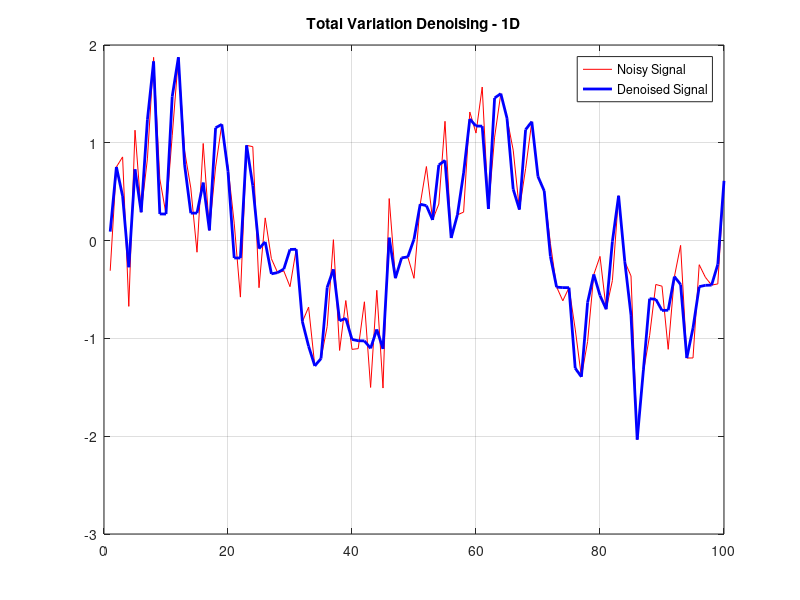

This figure's MATLAB source: (Note: this script raises an error after producing the figure.)

n = linspace(0, 4*pi, 100);
y = 0.5*randn(100,1) + sin(n(:)); % Generate noisy signal

function x_denoised = tv_denoise(y, lambda, iter)
    % Implements Chambolle's algorithm for Total Variation Denoising (1D)
    % 
    % Inputs:
    %   y      - Noisy input signal (1D array)
    %   lambda - Regularization parameter (higher = smoother)
    %   iter   - Number of iterations (default: 50)
    %
    % Output:
    %   x_denoised - Denoised signal
    y = y(:);
    if nargin < 3
        iter = 50; % Default number of iterations
    end
    
    % Initialize variables
    x = y; 
    p = zeros(length(y), 1); % p should be one element smaller than x
    tau = 0.25;

    for k = 1:iter
        % Compute divergence (div_p) and update x
        div_p = [diff(p); 0];  
        x_new = y - lambda * div_p; 
        
        % Update p, making sure dimensions match
        div_x_nw = [diff(x_new); 0];
        p = p + tau * div_x_nw;
        p = p ./ max(1, abs(p)); 
        
        % Update x
        x = x_new;
    end
    
    x_denoised = x;
end

%%

lambda = 0.2;  % Regularization parameter
x_denoised = tv_denoise(y, lambda, 100);

figure;
plot(y, 'r'); hold on; grid on;
plot(x_denoised, 'b', 'LineWidth', 2);
legend('Noisy Signal', 'Denoised Signal');
title('Total Variation Denoising - 1D');


% TV Denoising
mu = 0.2;
tol = 1e-4;
[M, N] = size(y);

[y_opt] = IRLS_TV(y,speye(M*N),mu,M,N,tol,ones(size(M*N)),ones(M*N,1));

figure;
plot(y, 'r', 'DisplayName', 'Original'); hold on; grid on;
plot(x_denoised, 'b--', 'LineWidth', 2, 'DisplayName', 'TV v1');
plot(y_opt, 'k--', 'LineWidth', 2, 'DisplayName', 'TV IRLS');
legend('Location', 'best');
title('Total Variation Denoising - 1D');

%% TNV Denoising 1D signals


clc; clear; close all;

% Generate synthetic 1D parallel signals with different noise levels
M = 5;   % Number of signals
N = 200; % Signal length
x = linspace(0, 2*pi, N);
X_clean = repmat(sin(x), M, 1); % Parallel clean signals

% Define noise levels
noise_levels = 1*[0.05, 0.1, 0.2, 0.3, 0.5]; % Different noise strengths
X_noisy = X_clean; % Initialize

for i = 1:M
    X_noisy(i, :) = X_clean(i, :) + noise_levels(i) * randn(1, N);
end

% Apply TNV denoising
lambda = 1.2;   % Regularization parameter
max_iter = 200; % Maximum iterations
tol = 1e-4;     % Convergence tolerance

X_denoised = total_nuclear_variation_denoising(X_noisy, lambda, max_iter, tol);

% Plot results
figure;
subplot(3,1,1);
plot(x, X_clean', 'k', 'LineWidth', 1.5);
title('Original Signals');

subplot(3,1,2);
plot(x, X_noisy', 'r');
title('Noisy Signals with Different Noise Levels');
hold on;
plot(x, X_denoised', 'b', 'LineWidth', 1.5);

subplot(3,1,3);
plot(x, X_denoised', 'b', 'LineWidth', 1.5);
title('Denoised Signals with TNV');

% Function for TNV Denoising
function X_denoised = total_nuclear_variation_denoising(X_noisy, lambda, max_iter, tol)
    [M, N] = size(X_noisy);
    D = diff(eye(N));  % Finite difference operator
    Dt = D';  % Transpose of D

    X = X_noisy;  % Initialize with noisy input
    step_size = 0.05;  % Fixed step size

    for iter = 1:max_iter
        DX = X * Dt;  % Compute finite differences
        
        % Singular Value Thresholding (SVT)
        [U, S, V] = svd(DX, 'econ');
        S_thresh = max(S - lambda, 0);  % Soft thresholding
        DX_new = U * S_thresh * V';  % Reconstruct denoised differences

        % Update X
        X_new = X_noisy - step_size * (X * Dt - DX_new) * D;

        % Convergence check
        if norm(X_new - X, 'fro') / norm(X, 'fro') < tol
            break;
        end
        X = X_new;
    end

    X_denoised = X;
end


%% Create signals (Mar W4)

% Parameters
num_points      = 100;         % Number of points in each column (x-axis samples)
num_cols        = 50;          % Number of columns (different intercepts)
slope           = 2;                 % Desired slope of the linear function
intercept_range = [-5, 5];  % Range of intercepts (randomly chosen for each column)
noise_level     = 1.5;          % Noise standard deviation

x = linspace(0, 10, num_points)';  % x-axis (column vector)
% x_array = x*ones(1, num_points);
x_array = repmat(x, [1, num_cols]);

% Preallocate the array to store noisy columns
y_array = zeros(num_points, num_cols);

% Generate noisy columns
for i = 1:num_cols
    intercept       = rand * (intercept_range(2) - intercept_range(1)) + intercept_range(1);  % Random intercept
    % disp(intercept);
    y_clean         = slope * x + intercept;  % Generate clean line
    y_noisy         = y_clean + noise_level * randn(size(y_clean));  % Add noise
    y_array(:, i)   = y_noisy;  % Store in the array
end

figure;
plot(x, y_array, 'LineWidth', 1);
title('Generated Linear Functions with Noise');
xlabel('x-axis');
ylabel('y-axis');
grid on;

% CGS SOLUTION ALL
b = y_array(:);
A = x_array(:);
At = A';
slope_cgs = cgs(At*A, At*b);
fprintf('Slope CGS: %f (GT= %.2f)\n', slope_cgs, slope);

% CGS PER ITERATION
vect = @(x) x(:);
slope_cgs_col = zeros(1, num_cols);
for i = 1:num_cols
    b  = vect(y_array(:, i));
    A  = vect(x_array(:, i));
    At = A';
    slope_cgs_col(1, i) = cgs(At*A, At*b);
end
fprintf('Slope CGS mean: %f (GT= %.2f)\n', mean(slope_cgs_col), slope);
figure, 
stem(slope_cgs_col),
yline(mean(slope_cgs_col), 'k--', 'DisplayName', num2str(mean(slope_cgs_col)))
xlabel('Ncol'), ylabel('Slope')
title('CGS per iteration')
legend('Location', 'best')

A_full    = kron(speye(num_cols), x);
At_full   = A_full';

b_full    = y_array(:);

slope_full = cgs(At_full*A_full, At_full*b_full);
slope_full = slope_full';

figure,
stem(slope_full, 'k')
yline(mean(slope_full), 'k--', 'DisplayName', num2str(mean(slope_full)))
xlabel('Ncol'), ylabel('Slope')
title('CGS ensemble')
legend('Location', 'best')

figure, 
stem(slope_full - slope_cgs_col, 'r')
title('\Delta')

%%
test_col = [1; 5 ;7]
mat_test = kron(test_col, speye(3))
mat_test2 = kron(speye(3), test_col)

figure, imagesc(mat_test2)
%%



%% TNV Regularization specs

% Parameters
num_points      = 100;         % Number of points in each column (x-axis samples)
num_cols        = 50;          % Number of columns (different intercepts)
slope           = 2;           % Desired slope of the linear function
intercept_range = [-5, 5];     % Range of intercepts (randomly chosen for each column)
noise_level     = 1.5;         % Noise standard deviation

x = linspace(0, 10, num_points)';  % x-axis (column vector)
% x_array = x*ones(1, num_points);
x_array = repmat(x, [1, num_cols]);

% Preallocate the array to store noisy columns
y_clean = zeros(num_points, num_cols);
y_array = zeros(num_points, num_cols);

% Generate noisy columns
for i = 1:num_cols
    intercept       = rand * (intercept_range(2) - intercept_range(1)) + intercept_range(1);  % Random intercept
    % disp(intercept);
    y_clean(:, i)   = slope * x + intercept;  % Generate clean line
    y_noisy         = y_clean(:, i)  + noise_level * randn(size(y_clean(:, i)));  % Add noise
    y_array(:, i)   = y_noisy;  % Store in the array
end

% CGS SOLUTION ALL
b = y_array(:);
A = x_array(:);
At = A';
slope_cgs = cgs(At*A, At*b);
fprintf('Slope CGS: %f (GT= %.2f)\n', slope_cgs, slope);

fprintf('================================================\n')
%%
%%%%%%%%%%%%%%%% TNV  %%%%%%%%%%%%%%%%
lambda   = 2;  % Regularization parameter
max_iter = 20;
tol = 2e-3;
[y_denoised, cost1, err1, fid1, reg1, iter1] = TNV_regularization(y_array, lambda, max_iter, tol);

b = y_denoised(:);
A = x_array(:);
At = A';
slope_cgs = cgs(At*A, At*b);
fprintf('TNV Denoised Slope CGS: %f (GT= %.2f)\n', slope_cgs, slope);

%%%%%%%%%%%%% TNV PRIMAL DUAL EMZ  %%%%%%%%%%%%%
weightEstimators = ones(num_cols, 1);
lambda = 2;
tau = 0.01;
maxIter = 300;
tol = 0.5e-3;
stableIter = 5;

[y_denoised2, cost2, err2, fid2, reg2] = pdo_den_wtnv_1d(y_array, lambda, tau, maxIter, tol, stableIter, weightEstimators);

b = y_denoised2(:);
A = x_array(:);
At = A';
slope_cgs = cgs(At*A, At*b);
fprintf('EMZ TNV Denoised Slope CGS: %f (GT= %.2f)\n', slope_cgs, slope);

%%

y_clean = y_temp;
x =  x_temp(:, 1);
figure;
set(gcf, 'Units', 'pixels', 'Position', [100, 100, 1800, 600]); % [x, y, width, height]   

subplot(141)
plot(x, y_clean(:,1:10:50), 'LineWidth', 1);
title('Clean Linear Functions');
xlabel('x-axis');
ylabel('y-axis');
ylim([-5 25]);
grid on;

subplot(142)
plot(x, y_array(:,1:10:50), 'LineWidth', 1);
title('Generated Linear Functions with Noise');
xlabel('x-axis');
ylabel('y-axis');
ylim([-5 25]);
grid on;

subplot(143)
plot(x, y_denoised(:,1:10:50), 'LineWidth', 1);
title('TNV Denoised linear functions');
xlabel('x-axis');
ylabel('y-axis');
ylim([-5 25]);
grid on;

subplot(144)
plot(x, y_denoised2(:,1:10:50), 'LineWidth', 1);
title('TNVv2 Denoised linear functions');
xlabel('x-axis');
ylabel('y-axis');
ylim([-5 25]);
grid on;


%%

figure, 
set(gcf, 'Units', 'pixels', 'Position', [100, 100, 1800, 600]); % [x, y, width, height]   

subplot(141)
plot(cost1, 'DisplayName', 'Cost1')
hold on, grid on
plot(cost2, 'DisplayName', 'Cost2')
hold off;
xlabel('Iter')
title('Cost')
legend('Location', 'northeast')
xlim([0 250])

subplot(142)
plot(fid1, 'DisplayName', 'Fid1')
hold on, grid on
plot(fid2, 'DisplayName', 'Fid2')
hold off;
xlabel('Iter')
title('Fid')
legend('Location', 'northeast')
xlim([0 250])

subplot(143)
plot(reg1, 'DisplayName', 'Reg1')
hold on, grid on
plot(reg2, 'DisplayName', 'Reg2')
hold off;
xlabel('Iter')
title('Reg')
legend('Location', 'northeast')
xlim([0 250])

subplot(144)
plot(err1, 'DisplayName', 'Err1')
hold on, grid on
plot(err2, 'DisplayName', 'Err2')
yline(tol, 'k--')
hold off;
xlabel('Iter')
title('Error')
legend('Location', 'northeast')
xlim([0 250])
ylim([0 0.005])
%%

% function [a_local_tnv, y_denoised] = TNV_regularization(x_temp, y_temp, lambda, max_iter)
%     % Inputs:
%     % - x_temp: The repeated vector of X (size: 47 x 90)
%     % - y_temp: The matrix to be denoised (size: 47 x 90)
%     % - lambda: Regularization parameter (default: 1e-3)
%     % - max_iter: Maximum number of iterations (default: 50)
% 
%     if nargin < 3, lambda = 1e-3; end
%     if nargin < 4, max_iter = 50; end
% 
%     % Flatten inputs
%     x_vec = x_temp(:);       % Flatten X
%     y_vec = y_temp(:);        % Flatten Y
% 
%     % Initialize variables
%     y_denoised = y_temp;  % Start with the original measurements
%     tol = 1e-6;
% 
%     for iter = 1:max_iter
%         % Step 1: Solve Linear System with `cgs()`
%         XTX = (x_vec' * x_vec + lambda * eye(length(x_vec)));
%         XTy = (x_vec' * y_denoised(:));
% 
%         % Using Conjugate Gradient Solver
%         a_local_tnv = cgs(XTX, XTy, 1e-6, 100);  % CGS instead of direct inversion
% 
%         % Step 2: Compute Residuals and Reshape to Matrix Form
%         y_denoised_matrix = reshape(y_vec - x_vec * a_local_tnv, size(y_temp));
% 
%         % Step 3: Apply TNV Denoising to the Matrix
%         y_denoised_matrix = apply_TNV(y_denoised_matrix, lambda);
% 
%         % Step 4: Flatten the result back to a vector
%         y_denoised = y_denoised_matrix(:);
% 
%         % Step 5: Check Convergence
%         if norm(x_vec * a_local_tnv - y_vec) / norm(y_vec) < tol
%             break;
%         end
%     end
% 
%     fprintf('TNV Regularization completed in %d iterations\n', iter);
% end
% 
% 
% function y_tnv = apply_TNV(y_matrix, lambda)
%     % Apply TNV denoising using Singular Value Thresholding (SVT)
%     [U, S, V] = svd(y_matrix, 'econ');
% 
%     % Apply soft-thresholding to the singular values
%     S_thresholded = max(S - lambda, 0);
% 
%     % Reconstruct the matrix
%     y_tnv = U * S_thresholded * V';
% end


%% RFM TNV plot

x =  x_temp(:, 1);
freq_range = round(linspace(1, 90, 5));

figure;
set(gcf, 'Units', 'pixels', 'Position', [100, 100, 1800, 600]); % [x, y, width, height]   

tiledlayout(1,3)

nexttile
plot(x, y_temp(:,freq_range), 'LineWidth', 1);
title('FPR');
xlabel('x-axis');
ylabel('y-axis');
% ylim([-5 25]);
grid on;

nexttile
plot(x, y_denoised1(:,freq_range), 'LineWidth', 1);
title('TNV v1');
xlabel('x-axis');
ylabel('y-axis');
% ylim([-5 25]);
grid on;

nexttile
plot(x, y_denoised2(:,freq_range), 'LineWidth', 1);
title('TNV v2 ');
xlabel('x-axis');
ylabel('y-axis');
% ylim([-5 25]);
grid on;

%%

ii=fix(m/2) 
jj=fix(n/2)

x_temp = x_temp_all{ii, jj};
y_temp = y_temp_all{ii, jj};

lambda = 1;
% TNV v1
maxIter1 = 100;
tol1 = 2e-3;

% TNV2 
weights2 = ones(length(band_ufr), 1);
tau2 = 0.01;
maxIter2 = 300;
tol2 = 0.5e-3;
stableIter2 = 10;

%%%%%%%%%%%%%%%%%%%%% TNV DENOISING JOINT 1 %%%%%%%%%%%%%%%%%%%%%

[y_denoised1, cost1, err1, fid1, reg1, iter1] = TNV_regularization(y_temp, ...
    lambda, maxIter1, tol1);
y_temp1 = y_denoised1;
%%%%%%%%%%%%%%%%%%%%% TNV DENOISING JOINT 1 %%%%%%%%%%%%%%%%%%%%%

%%%%%%%%%%%%%%%%%%%%% TNV DENOISING JOINT 2 %%%%%%%%%%%%%%%%%%%%%

[y_denoised2, cost2, err2, fid2, reg2] = pdo_den_wtnv_1d(y_temp, ...
    lambda, tau2, maxIter2, tol2, stableIter2, weights2);

y_temp2 = y_denoised2;
%%%%%%%%%%%%%%%%%%%%% TNV DENOISING JOINT 2 %%%%%%%%%%%%%%%%%%%%%

% =====================  ORIGINAL

A_full    = kron(speye(p_ufr), x_temp(:, 1));
At_full   = A_full';
b_full    = y_temp(:);

slope_full = -cgs(At_full*A_full, At_full*b_full);
slope_full = slope_full';

figure,
stem(slope_full, 'k')
yline(mean(slope_full), 'k--', 'DisplayName', [num2str(mean(slope_full)), '\pm', num2str(std(slope_full))  ])
xlabel('Ncol'), ylabel('Slope')
title('ORIGINAL')
legend('Location', 'best')

% CONSIDERING INTERCEPT
A1_full    = kron( speye(p_ufr), x_temp(:, 1) );
A2_full    = kron( speye(p_ufr), ones(size( x_temp(:, 1))) );
A_full = vertcat(A1_full, A2_full);

At_full   = A_full';
b_full    = y_temp(:);

x_opt = cgs(At_full*A_full, At_full*b_full);
slope_full = x_opt(1:end/2);
inter_full = x_opt(end/2+1:end);

figure,
subplot(121)
stem(slope_full, 'k')
yline(mean(slope_full), 'k--', 'DisplayName', [num2str(mean(slope_full)), '\pm', num2str(std(slope_full))  ])
xlabel('Ncol'), ylabel('Slope')
title('ORIGINAL SLOPE')
legend('Location', 'best')

subplot(122)
stem(inter_full, 'k')
yline(mean(inter_full), 'k--', 'DisplayName', [num2str(mean(inter_full)), '\pm', num2str(std(inter_full))  ])
xlabel('Ncol'), ylabel('Slope')
title('ORIGINAL INTERCEPT')
legend('Location', 'best')



slope_fit_fx = zeros(1, p_ufr);
inter_fit_fx = zeros(1, p_ufr);


for ii = 1:p_ufr
    [slope_fx, intercept_fx, ~, ~] = fit_linear(x_temp(:, ii), y_temp(:, ii), 2);
    slope_fit_fx(1,ii) =    -slope_fx ;
    inter_fit_fx(1,ii) =    intercept_fx ;
end

figure, 
subplot(121)
plot(band_ufr, slope_fit_fx, '.-')
yline(mean(slope_fit_fx), 'k--', 'DisplayName', [num2str(mean(slope_fit_fx)), '\pm', num2str(std(slope_fit_fx))  ])
title('Slope Fit')
xlabel('Freq [MHz]')
legend('Location', 'best')
grid on;

subplot(122)
plot(band_ufr, inter_fit_fx, '.-')
yline(mean(inter_fit_fx), 'k--', 'DisplayName', [num2str(mean(inter_fit_fx)), '\pm', num2str(std(inter_fit_fx))  ])
title('Intercept Fit')
xlabel('Freq [MHz]')
legend('Location', 'best')
grid on;



 % if (ii==fix(m/2) && jj==fix(n/6)) || (ii==fix(m/2) && jj==fix(n/2)) || (ii==fix(m/2) && jj==fix(5*n/6)) % different depths
 %        % if (jj==fix(n/2) && ii==fix(m/6)) || (jj==fix(n/2) && ii==fix(m/2)) || (jj==fix(n/2) && ii==fix(5*m/6)) % different laterals
freq1 = freqL+0.5; freq2 = 0.5*(freqL+freqH); freq3 = freqH-0.5;
idx_f1 = find(band_ufr >= freq1, 1, 'first'); idx_f2 = find(band_ufr >= freq2, 1, 'first'); idx_f3 = find(band_ufr >= freq3, 1, 'first');


[slope_f1, intercept_f1, ~, ~] = fit_linear(x_temp(:, idx_f1), y_temp(:, idx_f1), 2); 
[slope_f2, intercept_f2, ~, ~] = fit_linear(x_temp(:, idx_f2), y_temp(:, idx_f2), 2); 
[slope_f3, intercept_f3, ~, ~] = fit_linear(x_temp(:, idx_f3), y_temp(:, idx_f3), 2); 




figure;
set(gcf, 'Units', 'pixels', 'Position', [100, 100, 1000, 600]); % [x, y, width, height]          

title_f1 = sprintf('Freq %.2fMHz (a=%.2f)', band_ufr(idx_f1), slope_f1);
plot(x_temp(:, idx_f1), y_temp(:, idx_f1), 'r.-', 'DisplayName', title_f1 ); 
hold on; 
title_f2 = sprintf('Freq %.2fMHz (a=%.2f)', band_ufr(idx_f2), slope_f2);
plot(x_temp(:, idx_f2), y_temp(:, idx_f2), 'b.-', 'DisplayName', title_f2 ); 
title_f3 = sprintf('Freq %.2fMHz (a=%.2f)', band_ufr(idx_f3), slope_f3);
plot(x_temp(:, idx_f3), y_temp(:, idx_f3), 'k.-', 'DisplayName', title_f3 ); 
hold off; grid on;
title(sprintf('Data at ii = %d, jj = %d', ii, jj));
xlabel('X_t [cm]'); ylabel('RS_{norm} [dB/MHz]');
ylim([-20 20]);
legend('Location','best')
set(gca, 'FontSize', 22)
        % end

% ===================== TNV v1

A_full    = kron(speye(p_ufr), x_temp(:, 1));
At_full   = A_full';
b_full    = y_denoised1(:);

slope_full = -cgs(At_full*A_full, At_full*b_full);
slope_full = slope_full';

figure,
stem(band_ufr , slope_full, 'k')
yline(mean(slope_full), 'k--', 'DisplayName', [num2str(mean(slope_full)), '\pm', num2str(std(slope_full))  ])
xlabel('Ncol'), ylabel('Slope')
title('TNV v1')
legend('Location', 'best')



[slope_f1, intercept_f1, ~, ~] = fit_linear(x_temp(:, idx_f1), y_denoised1(:, idx_f1), 2); 
[slope_f2, intercept_f2, ~, ~] = fit_linear(x_temp(:, idx_f2), y_denoised1(:, idx_f2), 2); 
[slope_f3, intercept_f3, ~, ~] = fit_linear(x_temp(:, idx_f3), y_denoised1(:, idx_f3), 2); 

figure;
set(gcf, 'Units', 'pixels', 'Position', [100, 100, 1000, 600]); % [x, y, width, height]          

title_f1 = sprintf('Freq %.2fMHz (a=%.2f)', band_ufr(idx_f1), slope_f1);
plot(x_temp(:, idx_f1), y_denoised1(:, idx_f1), 'r.-', 'DisplayName', title_f1 ); 
hold on; 
title_f2 = sprintf('Freq %.2fMHz (a=%.2f)', band_ufr(idx_f2), slope_f2);
plot(x_temp(:, idx_f2), y_denoised1(:, idx_f2), 'b.-', 'DisplayName', title_f2 ); 
title_f3 = sprintf('Freq %.2fMHz (a=%.2f)', band_ufr(idx_f3), slope_f3);
plot(x_temp(:, idx_f3), y_denoised1(:, idx_f3), 'k.-', 'DisplayName', title_f3 ); 
hold off; grid on;
title(sprintf('TNVv1 Data at ii = %d, jj = %d', ii, jj));
xlabel('X_t [cm]'); ylabel('RS_{norm} [dB/MHz]');
ylim([-20 20]);
legend('Location','best')
set(gca, 'FontSize', 22)

% ===================== TNV v2

A_full    = kron(speye(p_ufr), x_temp(:, 1));
At_full   = A_full';
b_full    = y_denoised2(:);

slope_full = -cgs(At_full*A_full, At_full*b_full);
slope_full = slope_full';

figure,
stem(slope_full, 'k')
yline(mean(slope_full), 'k--', 'DisplayName', [num2str(mean(slope_full)), '\pm', num2str(std(slope_full))  ])
xlabel('Ncol'), ylabel('Slope')
title('TNV v2')
legend('Location', 'best')

[slope_f1, ~, ~, ~] = fit_linear(x_temp(:, idx_f1), y_denoised2(:, idx_f1), 2); 
[slope_f2, ~, ~, ~] = fit_linear(x_temp(:, idx_f2), y_denoised2(:, idx_f2), 2); 
[slope_f3, ~, ~, ~] = fit_linear(x_temp(:, idx_f3), y_denoised2(:, idx_f3), 2); 

figure;
set(gcf, 'Units', 'pixels', 'Position', [100, 100, 1000, 600]); % [x, y, width, height]          

title_f1 = sprintf('Freq %.2fMHz (a=%.2f)', band_ufr(idx_f1), slope_f1);
plot(x_temp(:, idx_f1), y_denoised2(:, idx_f1), 'r.-', 'DisplayName', title_f1 ); 
hold on; 
title_f2 = sprintf('Freq %.2fMHz (a=%.2f)', band_ufr(idx_f2), slope_f2);
plot(x_temp(:, idx_f2), y_denoised2(:, idx_f2), 'b.-', 'DisplayName', title_f2 ); 
title_f3 = sprintf('Freq %.2fMHz (a=%.2f)', band_ufr(idx_f3), slope_f3);
plot(x_temp(:, idx_f3), y_denoised2(:, idx_f3), 'k.-', 'DisplayName', title_f3 ); 
hold off; grid on;
title(sprintf('TNVv2 Data at ii = %d, jj = %d', ii, jj));
xlabel('X_t [cm]'); ylabel('RS_{norm} [dB/MHz]');
ylim([-20 20]);
legend('Location','best')
set(gca, 'FontSize', 22)

%% APR W1

%% USE THIS FROM APRIL AND NOW ON
%%%%%%%%%%%%%%%%%%%% FAST WAY %%%%%%%%%%%%%%%%%%%%

% UFR strategy
bw_ufr = [3 9];
freqL = bw_ufr(1); freqH = bw_ufr(2);
range = bandFull >= freqL & bandFull <= freqH;

band_ufr    = bandFull(range);
p_ufr       = length(band_ufr);

RSp_k_ufr   = RSp_k(:,:,range);
RSp_r_ufr   = RSp_r(:,:,range);


% % DENOISING TNV RSP
mu_range  = 10.^linspace(log10(0.1), log10(12), 15);
tau_range = [0.0005 0.001 0.005 0.010 0.025 0.05];

% mu_range  = 10.^linspace(log10(0.1), log10(12), 2);
% tau_range = [0.001 0.005];

maxIter     = 1000;
stableIter  = 20;
tol         = 1e-3; % tolerance error
gamma = 1;
vec_gamma = 1 + (10 - 1) * (1 - linspace(0, 1, p_ufr).^gamma);
weigthChannels = vec_gamma;

tic
for tt = 1:length(tau_range)

for uu = 1:length(mu_range)

mu  = mu_range(uu);
tau = tau_range(tt);


[RSp_k_ufr_opt, cost, error, fid, reg] = pdo_den_wtnv(RSp_k_ufr, mu, tau, maxIter, tol, stableIter, weigthChannels);

[RSp_r_ufr_opt, cost, error, fid, reg] = pdo_den_wtnv(RSp_r_ufr, mu, tau, maxIter, tol, stableIter, weigthChannels);


% RFM METHOD

% Convert depth values to cm
z_ACS_cm = z_ACS * 1e2;      % Convert from meters to cm
z_ACS_r_cm = z_ACS_r * 1e2;  % Convert reference depths to cm

% Delta MHz 
df_MHz = band_ufr(2) - band_ufr(1);

% Preallocate cell arrays for storing x_temp and y_temp
x_temp_all = cell(m, n);
y_temp_all = cell(m, n);

% tic;
for jj = 1:n  % Loop over lateral positions (x_j)
    for ii = 1:m  % Loop over depth positions (z_k)

        % Temporary storage for this location
        y_temp = nan(m_r, p_ufr);  % (Reference depth, Frequency) ** m_r
        x_temp = nan(m_r, p_ufr);  % (Reference depth, Frequency) ** m_r

        for r = 1:m_r  % Loop over reference depths
            % if (ii==1 && r==1)
            y_col = squeeze( ( (RSp_k_ufr_opt(ii, jj, :)) - (RSp_r_ufr_opt(r, jj, :)) ) /(4*df_MHz) *Np2dB ); % p_ufr x 1

            X = z_ACS_cm(ii) - z_ACS_r_cm(r);

            y_temp(r, :) = y_col; %**
            x_temp(r, :) = X; % **

        end
        x_temp_all{ii, jj} = x_temp;
        y_temp_all{ii, jj} = y_temp;

    end
end
% t = toc;
% fprintf('Loop way Elapsed time %.2f \n', t);
%%%%%%%%%%%%%%%%%%%% FAST WAY %%%%%%%%%%%%%%%%%%%%

% NOW ESTIMATION CGS RFM

a_rfm = zeros(m, n); 
for jj = 1:n  % Loop over lateral positions (x_j)
    for ii = 1:m  % Loop over depth positions (z_k)

        x_temp = x_temp_all{ii, jj};
        y_temp = y_temp_all{ii, jj};

        X_vec = x_temp(:);

        y_vec = y_temp(:);
        a_rfm(ii, jj) = -(X_vec' * X_vec) \ (X_vec' * y_vec);
    end
end
    
data_ACS_TNV.a_rfm_mu(:,:,uu) = a_rfm;
end

fulldataACS_TNV{tt} =  data_ACS_TNV;

end

t = toc;
fprintf('Loop way Elapsed time %.2f \n', t);

%%
%%
% FIGURES 

%%%%%%%%%%%%%%%%%%%%%%%%% TNV %%%%%%%%%%%%%%%%%%%%%%%%

caxis_acs = [0 1.1];

font = 30;
for tt = 1 : length(tau_range)

    figure (tt+40)
    set(tt+40,'units','normalized','outerposition',[0 0 1 1]);
    set(gca,'FontSize',30);
    
    for uu = 1 : length(mu_range)

        subplot (1,2,uu)
        imagesc(fulldataACS_TNV{tt}.a_rfm_mu(:,:,uu), caxis_acs), grid on 
        set(gca,'FontSize',12);
        title(['\mu = ',num2str(mu_range(uu))], 'FontSize', font-15);
        % xlabel('Lateral [cm]', 'FontSize', 14) 
        % ylabel('Axial [cm]', 'FontSize', 14)
        colormap jet, 
        h1 = colorbar;
        ylabel(h1,'dB.cm^{-1}.MHz^{-1}','FontSize', 14);
        
    end
    sgtitle(['\bf TNV RFM \tau = ', ...
        num2str(tau_range(tt)) ], ...
       'FontSize', font ); 
end
